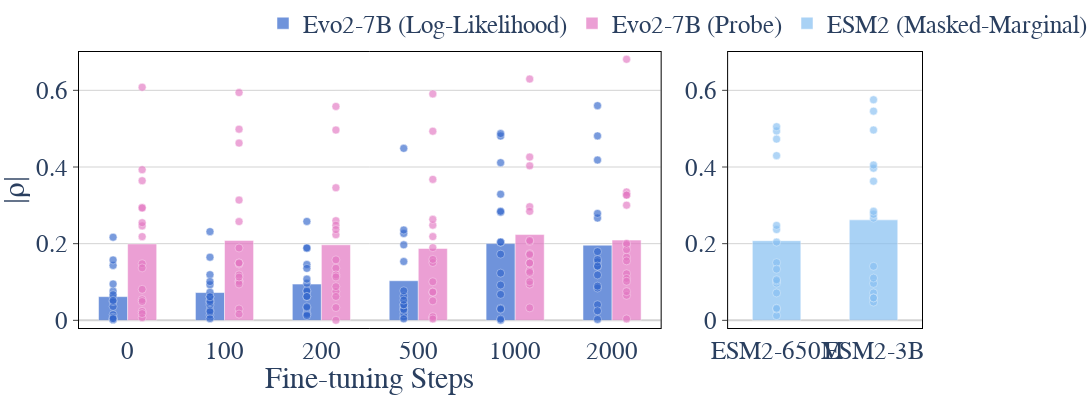

Notebook code cell kept with this figure:
### Markdown cell above
# Plot DMS Probing figure

### Code cell
import plotly.graph_objects as go
from plotly.subplots import make_subplots
import numpy as np

# Your existing data preparation code for evo2 (keeping the same logic)
import sys
from pathlib import Path

# Ensure probe package path
probe_pkg = "/workspaces/BioRiskEval/attack/probe"
if probe_pkg not in sys.path:
    sys.path.append(probe_pkg)

from plot_utils import (
    ZERO_SHOT_BASE_DIR_DEFAULT,
    PROBE_RESULTS_CLOSED_FORM_DIR_DEFAULT,
    list_zero_shot_models,
    read_zero_shot_spearman,
    model_to_probe_suffix,
    get_best_train_rmse_layer_stats,
    build_probing_data_for_layer,
)

# Data preparation
zero_shot_dir = ZERO_SHOT_BASE_DIR_DEFAULT
probe_dir = PROBE_RESULTS_CLOSED_FORM_DIR_DEFAULT

models = list_zero_shot_models(zero_shot_dir)
evo2 = [n for n in models if "evo2_7b" in n]
esm2 = [n for n in models if "esm2" in n]
zs_data = read_zero_shot_spearman(zero_shot_dir)

# ==== LEFT PLOT DATA (EVO2) - using best train_rmse layer ====
layer_indices = list(range(0, 32))
zs_means_evo2, pr_means_evo2 = [], []
zs_points_evo2, pr_points_evo2 = [], []

for m in evo2:
    # Zero-shot values
    zs_vals = zs_data.get(m, [])
    zs_means_evo2.append(float(np.mean(zs_vals)) if len(zs_vals) > 0 else np.nan)
    zs_points_evo2.append(zs_vals)

    # Probe values from best train_rmse layer
    suffix = model_to_probe_suffix(m)
    file_path = f"{probe_dir}/probe_results_{suffix}.csv"
    layer_idx, per_vals, mean_abs = get_best_train_rmse_layer_stats(file_path, layer_indices)

    if layer_idx is None or mean_abs is None:
        pr_means_evo2.append(np.nan)
        pr_points_evo2.append([])
    else:
        pr_means_evo2.append(float(mean_abs))
        pr_points_evo2.append(per_vals)

# Create step labels for evo2
step_labels_evo2 = []
for m in evo2:
    suffix = model_to_probe_suffix(m)
    if suffix == "original":
        step_labels_evo2.append("0")
    else:
        try:
            step_labels_evo2.append(str(int(suffix.replace("steps", ""))))
        except Exception:
            step_labels_evo2.append(suffix)

# ==== RIGHT PLOT DATA (ESM2) - Zero-shot only ====
# Order ESM2 models as specified: 650M, 3B
esm2_ordered = []
for size in ["650m", "3b"]:  # Use lowercase to match actual model names
    for m in esm2:
        if size in m.lower():  # Case-insensitive matching
            esm2_ordered.append(m)
            break

zs_means_esm2, zs_points_esm2 = [], []

for m in esm2_ordered:
    zs_vals = zs_data.get(m, [])
    zs_means_esm2.append(float(np.mean(zs_vals)) if len(zs_vals) > 0 else np.nan)
    zs_points_esm2.append(zs_vals)

# Create labels for ESM2 models in the specified order
labels_esm2 = ["ESM2-650M", "ESM2-3B"]
colors_esm2 = ["#86bff2", "#86bff2"]  # Unified color RGB(134, 191, 242)

# ==== CREATE COMBINED PLOT ====
left_count = max(1, len(zs_means_evo2))
right_count = max(1, len(zs_means_esm2))
fig = make_subplots(rows=1, cols=2, horizontal_spacing=0.08, column_widths=[left_count, right_count])

# Left panel: EVO2 - Zero-shot bars
fig.add_trace(
    go.Bar(
        x=list(range(len(step_labels_evo2))),  # Use numeric x positions
        y=zs_means_evo2,
        name="Evo2-7B (Log-Likelihood)",
        marker_color="#3366CC",
        opacity=0.7,
        width=0.3,
        offsetgroup=1,
        offset=-0.3,
        legendgroup="zs"
    ),
    row=1, col=1
)

# Left panel: EVO2 - Probe bars
fig.add_trace(
    go.Bar(
        x=list(range(len(step_labels_evo2))),  # Use numeric x positions
        y=pr_means_evo2,
        name="Evo2-7B (Probe)",
        marker_color="#E377C2", 
        opacity=0.7,
        width=0.3,
        offsetgroup=2,
        offset=0,
        legendgroup="probe"
    ),
    row=1, col=1
)

# Left panel: EVO2 - Zero-shot scatter points (positioned over left bars)
for i, (label, zs_points) in enumerate(zip(step_labels_evo2, zs_points_evo2)):
    if len(zs_points) > 0:
        # Use numeric positions with offset to match bar positioning
        x_positions = [i - 0.15] * len(zs_points)
        
        fig.add_trace(
            go.Scatter(
                x=x_positions,
                y=zs_points,
                mode='markers',
                marker=dict(
                    color="#3366CC",
                    size=8,
                    opacity=0.65,
                    line=dict(color="white", width=0.5)
                ),
                showlegend=False,
                hovertemplate=f"Zero-shot<br>Step: {label}<br>|ρ|: %{{y}}<extra></extra>"
            ),
            row=1, col=1
        )

# Left panel: EVO2 - Probe scatter points (positioned over right bars)
for i, (label, pr_points) in enumerate(zip(step_labels_evo2, pr_points_evo2)):
    if len(pr_points) > 0:
        # Use numeric positions with offset to match bar positioning
        x_positions = [i + 0.15] * len(pr_points)
        
        fig.add_trace(
            go.Scatter(
                x=x_positions,
                y=pr_points,
                mode='markers',
                marker=dict(
                    color="#E377C2",
                    size=8,
                    opacity=0.65,
                    line=dict(color="white", width=0.5)
                ),
                showlegend=False,
                hovertemplate=f"Probe<br>Step: {label}<br>|ρ|: %{{y}}<extra></extra>"
            ),
            row=1, col=1
        )

# Right panel: ESM2 - Zero-shot bars only (unified color, spaced apart)
for i, (label, mean_val, color) in enumerate(zip(labels_esm2, zs_means_esm2, colors_esm2)):
    fig.add_trace(
        go.Bar(
            x=[label],
            y=[mean_val],
            name="ESM2 (Masked-Marginal)" if i == 0 else None,  # Only show legend for first one
            marker_color=color,
            opacity=0.7,
            width=0.5,
            showlegend=(i == 0),  # Only show legend for first ESM2 bar
            legendgroup="esm2"  # Group ESM2 bars together
        ),
        row=1, col=2
    )

# Right panel: ESM2 - Zero-shot scatter points only
for i, (label, zs_points, color) in enumerate(zip(labels_esm2, zs_points_esm2, colors_esm2)):
    if len(zs_points) > 0:
        fig.add_trace(
            go.Scatter(
                x=[label] * len(zs_points),
                y=zs_points,
                mode='markers',
                marker=dict(
                    color=color,
                    size=8,
                    opacity=0.65,
                    line=dict(color="white", width=0.5)
                ),
                showlegend=False,
                hovertemplate=f"Zero-shot<br>Model: {label}<br>|ρ|: %{{y}}<extra></extra>"
            ),
            row=1, col=2
        )

# Calculate shared y-axis range
all_vals = []
for lst in (zs_points_evo2 + pr_points_evo2 + zs_points_esm2):
    all_vals.extend(lst)
all_vals.extend([v for v in (zs_means_evo2 + pr_means_evo2 + zs_means_esm2) if not np.isnan(v)])

# if len(all_vals) > 0:
#     y_min = min(all_vals) - 0.05
#     y_max = max(all_vals) + 0.05
# else:
#     y_min, y_max = 0.0, 1.0
y_min = -0.02
y_max = 0.7
# Update x-axes
fig.update_xaxes(
    title_text="Fine-tuning Steps",
    tickmode='array',
    tickvals=list(range(len(step_labels_evo2))),  # Use numeric positions
    ticktext=step_labels_evo2,  # But show the step labels
    tickangle=0,
    showline=True,
    linecolor='black',
    mirror=True,
    title_standoff=0,
    row=1, col=1,
    tickfont=dict(size=25, family="Arial"),
)

fig.update_xaxes(
    title_text="",
    tickmode='array',
    tickvals=labels_esm2,
    ticktext=labels_esm2,
    tickangle=0,
    showline=True,
    linecolor='black',
    mirror=True,
    row=1, col=2,
    tickfont=dict(size=25, family="Arial"),
)

# Update y-axes with shared range
for c in [1, 2]:
    fig.update_yaxes(
        title_text='|ρ|' if c == 1 else '',
        range=[y_min, y_max],
        dtick=0.2,  # Show ticks every 0.2
        ticks='outside',
        showline=True,
        linecolor='black',
        mirror=True,
        gridcolor='lightgrey',
        zerolinecolor='lightgrey',
        showgrid=True,
        row=1, col=c,
        tickfont=dict(size=25, family="Arial"),
    )

# Update layout
fig.update_layout(
    template='plotly_white',
    width=1600,
    height=400,
    showlegend=True,
    legend=dict(
        orientation="h",  # Horizontal orientation
        yanchor="bottom",
        y=1.02,  # Position above the plot
        xanchor="center",
        x=0.71,  # Center horizontally
        bgcolor='rgba(255,255,255,0.8)'
    ),
    margin=dict(t=0, b=0, l=60, r=0),  # Increased top margin for legend
    font=dict(family='Arial, sans-serif', size=25),
    plot_bgcolor='white',
    bargap=0.0,
    bargroupgap=0.1
)

fig.show()
# Save outputs
out_file_svg = "dms_probe.svg"   
out_file_pdf = "dms_probe.pdf"

fig.write_image(out_file_svg)

# convert svg to pdf
import subprocess
subprocess.run(["inkscape", out_file_svg, "--export-pdf=" + out_file_pdf])

### Figure 1 — Plotly figure (JSON) as saved in the notebook; plotly's stock layout.template omitted (floating-point values rounded to 4 significant figures)
{"data": [{"legendgroup": "zs", "marker": {"color": "#3366CC"}, "name": "Evo2-7B (Log-Likelihood)", "offset": -0.3, "offsetgroup": "1", "opacity": 0.7, "type": "bar", "width": 0.3, "x": [0, 1, 2, 3, 4, 5], "xaxis": "x", "y": [0.0618, 0.07247, 0.09448, 0.1033, 0.2001, 0.1961], "yaxis": "y"}, {"legendgroup": "probe", "marker": {"color": "#E377C2"}, "name": "Evo2-7B (Probe)", "offset": 0, "offsetgroup": "2", "opacity": 0.7, "type": "bar", "width": 0.3, "x": [0, 1, 2, 3, 4, 5], "xaxis": "x", "y": [0.1993, 0.2086, 0.197, 0.1876, 0.2237, 0.2093], "yaxis": "y"}, {"hovertemplate": "Zero-shot<br>Step: 0<br>|ρ|: %{y}<extra></extra>", "marker": {"color": "#3366CC", "line": {"color": "white", "width": 0.5}, "opacity": 0.65, "size": 8}, "mode": "markers", "showlegend": false, "type": "scatter", "x": [-0.15, -0.15, -0.15, -0.15, -0.15, -0.15, -0.15, -0.15, -0.15, -0.15, -0.15, -0.15, -0.15, -0.15, -0.15, -0.15], "xaxis": "x", "y": [0.06025, 0.0763, 0.1432, 0.001778, 0.002067, 0.1575, 0.09483, 0.01486, 0.0669, 0.0362, 0.00485, 0.008141, 0.2168, 0.04878, 0.004118, 0.05215], "yaxis": "y"}, {"hovertemplate": "Zero-shot<br>Step: 100<br>|ρ|: %{y}<extra></extra>", "marker": {"color": "#3366CC", "line": {"color": "white", "width": 0.5}, "opacity": 0.65, "size": 8}, "mode": "markers", "showlegend": false, "type": "scatter", "x": [0.85, 0.85, 0.85, 0.85, 0.85, 0.85, 0.85, 0.85, 0.85, 0.85, 0.85, 0.85, 0.85, 0.85, 0.85, 0.85], "xaxis": "x", "y": [0.09264, 0.01387, 0.04615, 0.0401, 0.05271, 0.1191, 0.02629, 0.2314, 0.1647, 0.06169, 0.02234, 0.07315, 0.04876, 0.06135, 0.101, 0.004267], "yaxis": "y"}, {"hovertemplate": "Zero-shot<br>Step: 200<br>|ρ|: %{y}<extra></extra>", "marker": {"color": "#3366CC", "line": {"color": "white", "width": 0.5}, "opacity": 0.65, "size": 8}, "mode": "markers", "showlegend": false, "type": "scatter", "x": [1.85, 1.85, 1.85, 1.85, 1.85, 1.85, 1.85, 1.85, 1.85, 1.85, 1.85, 1.85, 1.85, 1.85, 1.85, 1.85], "xaxis": "x", "y": [0.01851, 0.0748, 0.01593, 0.07754, 0.1456, 0.0616, 0.09671, 0.1882, 0.1889, 0.01246, 0.03251, 0.2579, 0.1356, 0.06254, 0.1076, 0.03522], "yaxis": "y"}, {"hovertemplate": "Zero-shot<br>Step: 500<br>|ρ|: %{y}<extra></extra>", "marker": {"color": "#3366CC", "line": {"color": "white", "width": 0.5}, "opacity": 0.65, "size": 8}, "mode": "markers", "showlegend": false, "type": "scatter", "x": [2.85, 2.85, 2.85, 2.85, 2.85, 2.85, 2.85, 2.85, 2.85, 2.85, 2.85, 2.85, 2.85, 2.85, 2.85, 2.85], "xaxis": "x", "y": [0.009058, 0.0172, 0.03294, 0.2266, 0.003813, 0.02581, 0.06318, 0.07703, 0.1969, 0.02854, 0.04079, 0.4487, 0.1534, 0.2356, 0.04039, 0.05277], "yaxis": "y"}, {"hovertemplate": "Zero-shot<br>Step: 1000<br>|ρ|: %{y}<extra></extra>", "marker": {"color": "#3366CC", "line": {"color": "white", "width": 0.5}, "opacity": 0.65, "size": 8}, "mode": "markers", "showlegend": false, "type": "scatter", "x": [3.85, 3.85, 3.85, 3.85, 3.85, 3.85, 3.85, 3.85, 3.85, 3.85, 3.85, 3.85, 3.85, 3.85, 3.85, 3.85], "xaxis": "x", "y": [0.2034, 0.0677, 0.03141, 0.329, 0.02924, 0.282, 0.4113, 0.09213, 0.2042, 0.00024, 0.1727, 0.4807, 0.4872, 0.2846, 0.003183, 0.1232], "yaxis": "y"}, {"hovertemplate": "Zero-shot<br>Step: 2000<br>|ρ|: %{y}<extra></extra>", "marker": {"color": "#3366CC", "line": {"color": "white", "width": 0.5}, "opacity": 0.65, "size": 8}, "mode": "markers", "showlegend": false, "type": "scatter", "x": [4.85, 4.85, 4.85, 4.85, 4.85, 4.85, 4.85, 4.85, 4.85, 4.85, 4.85, 4.85, 4.85, 4.85, 4.85, 4.85], "xaxis": "x", "y": [0.1184, 0.0843, 0.04073, 0.1792, 0.1409, 0.1527, 0.2668, 0.02471, 0.4811, 0.002325, 0.1585, 0.4182, 0.56, 0.2788, 0.08928, 0.1416], "yaxis": "y"}, {"hovertemplate": "Probe<br>Step: 0<br>|ρ|: %{y}<extra></extra>", "marker": {"color": "#E377C2", "line": {"color": "white", "width": 0.5}, "opacity": 0.65, "size": 8}, "mode": "markers", "showlegend": false, "type": "scatter", "x": [0.15, 0.15, 0.15, 0.15, 0.15, 0.15, 0.15, 0.15, 0.15, 0.15, 0.15, 0.15, 0.15, 0.15, 0.15, 0.15], "xaxis": "x", "y": [0.02335, 0.006764, 0.01767, 0.0539, 0.1477, 0.6081, 0.2184, 0.1368, 0.2945, 0.08095, 0.2464, 0.0491, 0.393, 0.293, 0.2546, 0.3642], "yaxis": "y"}, {"hovertemplate": "Probe<br>Step: 100<br>|ρ|: %{y}<extra></extra>", "marker": {"color": "#E377C2", "line": {"color": "white", "width": 0.5}, "opacity": 0.65, "size": 8}, "mode": "markers", "showlegend": false, "type": "scatter", "x": [1.15, 1.15, 1.15, 1.15, 1.15, 1.15, 1.15, 1.15, 1.15, 1.15, 1.15, 1.15, 1.15, 1.15, 1.15, 1.15], "xaxis": "x", "y": [0.02946, 0.1469, 0.1032, 0.1185, 0.2577, 0.4986, 0.1002, 0.01637, 0.3137, 0.1495, 0.1499, 0.09492, 0.4624, 0.1128, 0.1887, 0.5942], "yaxis": "y"}, {"hovertemplate": "Probe<br>Step: 200<br>|ρ|: %{y}<extra></extra>", "marker": {"color": "#E377C2", "line": {"color": "white", "width": 0.5}, "opacity": 0.65, "size": 8}, "mode": "markers", "showlegend": false, "type": "scatter", "x": [2.15, 2.15, 2.15, 2.15, 2.15, 2.15, 2.15, 2.15, 2.15, 2.15, 2.15, 2.15, 2.15, 2.15, 2.15, 2.15], "xaxis": "x", "y": [0.07528, 0.03339, 0.06219, 0.0002182, 0.2232, 0.5579, 0.136, 0.1185, 0.2598, 0.08794, 0.2481, 0.1132, 0.3459, 0.2368, 0.1578, 0.4964], "yaxis": "y"}, {"hovertemplate": "Probe<br>Step: 500<br>|ρ|: %{y}<extra></extra>", "marker": {"color": "#E377C2", "line": {"color": "white", "width": 0.5}, "opacity": 0.65, "size": 8}, "mode": "markers", "showlegend": false, "type": "scatter", "x": [3.15, 3.15, 3.15, 3.15, 3.15, 3.15, 3.15, 3.15, 3.15, 3.15, 3.15, 3.15, 3.15, 3.15, 3.15, 3.15], "xaxis": "x", "y": [0.1508, 0.007637, 0.1006, 0.009819, 0.0731, 0.5907, 0.00358, 0.1896, 0.2483, 0.05084, 0.2184, 0.07397, 0.3677, 0.1591, 0.2634, 0.4934], "yaxis": "y"}, {"hovertemplate": "Probe<br>Step: 1000<br>|ρ|: %{y}<extra></extra>", "marker": {"color": "#E377C2", "line": {"color": "white", "width": 0.5}, "opacity": 0.65, "size": 8}, "mode": "markers", "showlegend": false, "type": "scatter", "x": [4.15, 4.15, 4.15, 4.15, 4.15, 4.15, 4.15, 4.15, 4.15, 4.15, 4.15, 4.15, 4.15, 4.15, 4.15, 4.15], "xaxis": "x", "y": [0.09448, 0.101, 0.129, 0.1739, 0.1713, 0.6295, 0.426, 0.03251, 0.2964, 0.1495, 0.2058, 0.1495, 0.2843, 0.125, 0.2084, 0.403], "yaxis": "y"}, {"hovertemplate": "Probe<br>Step: 2000<br>|ρ|: %{y}<extra></extra>", "marker": {"color": "#E377C2", "line": {"color": "white", "width": 0.5}, "opacity": 0.65, "size": 8}, "mode": "markers", "showlegend": false, "type": "scatter", "x": [5.15, 5.15, 5.15, 5.15, 5.15, 5.15, 5.15, 5.15, 5.15, 5.15, 5.15, 5.15, 5.15, 5.15, 5.15, 5.15], "xaxis": "x", "y": [0.1215, 0.003709, 0.1647, 0.06524, 0.1551, 0.681, 0.1969, 0.1844, 0.3349, 0.1093, 0.07484, 0.2005, 0.3005, 0.1019, 0.3271, 0.3267], "yaxis": "y"}, {"legendgroup": "esm2", "marker": {"color": "#86bff2"}, "name": "ESM2 (Masked-Marginal)", "opacity": 0.7, "showlegend": true, "type": "bar", "width": 0.5, "x": ["ESM2-650M"], "xaxis": "x2", "y": [0.2078], "yaxis": "y2"}, {"legendgroup": "esm2", "marker": {"color": "#86bff2"}, "opacity": 0.7, "showlegend": false, "type": "bar", "width": 0.5, "x": ["ESM2-3B"], "xaxis": "x2", "y": [0.2621], "yaxis": "y2"}, {"hovertemplate": "Zero-shot<br>Model: ESM2-650M<br>|ρ|: %{y}<extra></extra>", "marker": {"color": "#86bff2", "line": {"color": "white", "width": 0.5}, "opacity": 0.65, "size": 8}, "mode": "markers", "showlegend": false, "type": "scatter", "x": ["ESM2-650M", "ESM2-650M", "ESM2-650M", "ESM2-650M", "ESM2-650M", "ESM2-650M", "ESM2-650M", "ESM2-650M", "ESM2-650M", "ESM2-650M", "ESM2-650M", "ESM2-650M", "ESM2-650M", "ESM2-650M", "ESM2-650M", "ESM2-650M"], "xaxis": "x2", "y": [0.2368, 0.1506, 0.07137, 0.01231, 0.4937, 0.5052, 0.4727, 0.1335, 0.09699, 0.4297, 0.0293, 0.0316, 0.2476, 0.2041, 0.1027, 0.1059], "yaxis": "y2"}, {"hovertemplate": "Zero-shot<br>Model: ESM2-3B<br>|ρ|: %{y}<extra></extra>", "marker": {"color": "#86bff2", "line": {"color": "white", "width": 0.5}, "opacity": 0.65, "size": 8}, "mode": "markers", "showlegend": false, "type": "scatter", "x": ["ESM2-3B", "ESM2-3B", "ESM2-3B", "ESM2-3B", "ESM2-3B", "ESM2-3B", "ESM2-3B", "ESM2-3B", "ESM2-3B", "ESM2-3B", "ESM2-3B", "ESM2-3B", "ESM2-3B", "ESM2-3B", "ESM2-3B", "ESM2-3B"], "xaxis": "x2", "y": [0.3969, 0.3629, 0.07152, 0.04751, 0.4052, 0.0589, 0.05821, 0.2666, 0.5457, 0.09633, 0.2766, 0.2843, 0.1103, 0.1409, 0.5754, 0.4965], "yaxis": "y2"}], "layout": {"bargap": 0, "bargroupgap": 0.1, "font": {"family": "Arial, sans-serif", "size": 25}, "height": 400, "legend": {"bgcolor": "rgba(255,255,255,0.8)", "orientation": "h", "x": 0.71, "xanchor": "center", "y": 1.02, "yanchor": "bottom"}, "margin": {"b": 0, "l": 60, "r": 0, "t": 0}, "plot_bgcolor": "white", "showlegend": true, "width": 1600, "xaxis": {"anchor": "y", "domain": [0, 0.69], "linecolor": "black", "mirror": true, "showline": true, "tickangle": 0, "tickfont": {"family": "Arial", "size": 25}, "tickmode": "array", "ticktext": ["0", "100", "200", "500", "1000", "2000"], "tickvals": [0, 1, 2, 3, 4, 5], "title": {"standoff": 0, "text": "Fine-tuning Steps"}}, "xaxis2": {"anchor": "y2", "domain": [0.77, 1], "linecolor": "black", "mirror": true, "showline": true, "tickangle": 0, "tickfont": {"family": "Arial", "size": 25}, "tickmode": "array", "ticktext": ["ESM2-650M", "ESM2-3B"], "tickvals": ["ESM2-650M", "ESM2-3B"], "title": {"text": ""}}, "yaxis": {"anchor": "x", "domain": [0, 1], "dtick": 0.2, "gridcolor": "lightgrey", "linecolor": "black", "mirror": true, "range": [-0.02, 0.7], "showgrid": true, "showline": true, "tickfont": {"family": "Arial", "size": 25}, "ticks": "outside", "title": {"text": "|ρ|"}, "zerolinecolor": "lightgrey"}, "yaxis2": {"anchor": "x2", "domain": [0, 1], "dtick": 0.2, "gridcolor": "lightgrey", "linecolor": "black", "mirror": true, "range": [-0.02, 0.7], "showgrid": true, "showline": true, "tickfont": {"family": "Arial", "size": 25}, "ticks": "outside", "title": {"text": ""}, "zerolinecolor": "lightgrey"}}}
